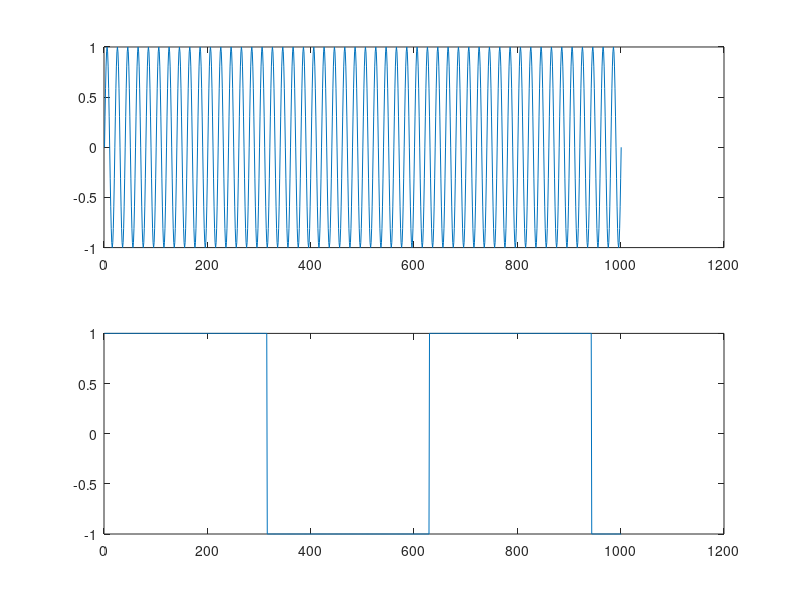

Write MATLAB code to recreate this figure. (Note: this script raises an error after producing the figure.)
% Trabajo Practico Nº 5
% Ejercicio 5
close all;
clear all;
N = 10;

t=0:0.01:N;
f= 5; % En Hz

S1 = sin( 2 * pi * t * f );
S2 = square(t);

figure(1);
subplot( 2, 1, 1 );
plot( S1 );
subplot( 2, 1, 2 );
plot( S2 );

figure(2);
Ys = convolucion_suma( S1, S2 );
Yc = conv( S1, S2 );
%Yf = filter( S1, S2 );
FT1 = fft(S1);
FT2 = fft(S2);
Yf = ifft( real( FT1 ) .* real( FT2 ) );
Yf2 = ifft( [ real( FT1 ) zeros( 1, length( S1 )-1 ) ] .* [ real( FT2 ) zeros( 1, length( S2 )-1 ) ] );

subplot( 5, 1, 1 );
plot( Ys );
title( "Convolucion x sumatoria" );

subplot( 5, 1, 2 );
plot( Yc );
title( "Conv" );

subplot( 5, 1, 3 );
plot( Yf );
title( "Convolucion x filtro" );

subplot( 5, 1, 4 );
plot( real( Yf ) );
title( "Convolucion x propiedad" );

subplot( 5, 1, 5 );
plot( real( Yf2 ) );
title( "Convolucion x propiedad + muestras" );
